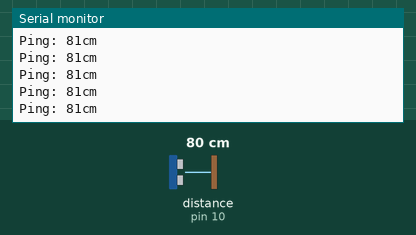
This sketch was run on a simulated Arduino Uno, built with avr-gcc and run on an emulated ATmega328P. Shown: the last lines printed to the serial monitor. Inputs (shaded band) come from the test bench; at power-on: distance to the obstacle (sensor on pin 10) 80 cm. The echo pulse lasts 58.3 µs per cm.

Above: at 1.2 s.
1.3 s: distance to the obstacle (sensor on pin 10) set to 35 cm
At 1.34 s:
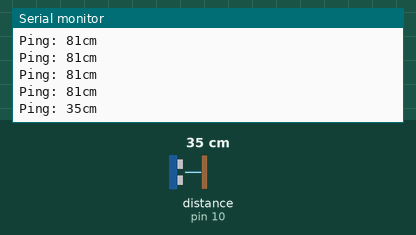
4.3 s: distance to the obstacle (sensor on pin 10) set to 2 cm
At 4.3 s:
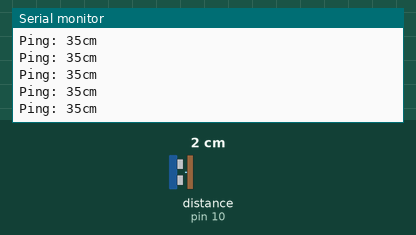
Timing chart, 0 to 7.3 s (numbered marks = the images above; inputs shaded):
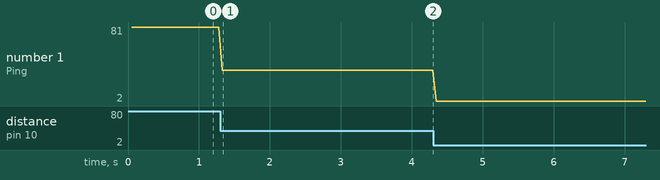

The sketch:

Ulstrasonic_sensor.ino
```cpp
#include <NewPing.h>

const int trig = 9;
const int echo = 10;
const int MAX_DISTANCE = 200;
long duration;
float distance;

NewPing sonar(trig,echo, MAX_DISTANCE);

void setup() {
  //initalize input and ouput
  Serial.begin(9600);
}

void loop() {
  // put your main code here, to run repeatedly:
 delay(50);
 unsigned int uS = sonar.ping();
 Serial.print("Ping: ");
 Serial.print(sonar.convert_cm(uS)); // Convert ping time to distance and print result (0 = outside set distance range, no ping echo)
 Serial.println("cm");

}
```

Measured:
- after the input at 1.3 s, the serial monitor: prints a new line at once (image 1)
- plotted number 1: 81 → 35 after the input at 1.3 s, 35 → 2 after the input at 4.3 s
